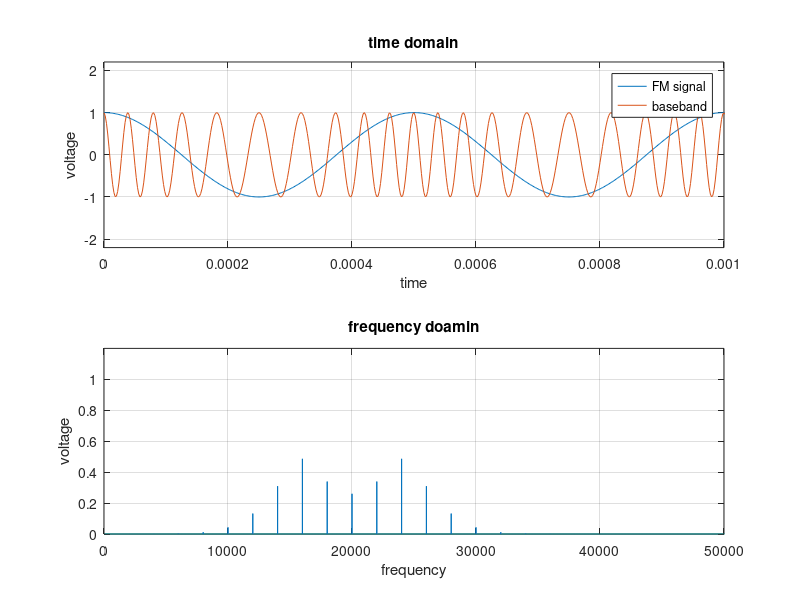

This figure's MATLAB source:
%Frequenz Modulation (FM)

fs = 500e3;
Ts = 1/fs;
t= 0:Ts:1-Ts;

%carrier
fc = 20000; %Hz
uc = cos(2 * pi * fc * t);

%baseband
fb= 2000; %Hz
ub=cos(2 * pi * fb * t);

%%%%% Modulation
%delta_f = 4800;
eta = 3; %modulationsindex eta <1 ->schmalband-FM (NBFM)
delta_f = eta * fb;
int_ub = 1/fs * cumsum(ub);
ufm = cos(2 * pi * fc * t + 2 * pi * delta_f * int_ub);

% Plot Time Domain (Zeitbereichsdarstellung)
figure(1);
subplot(2, 1, 1);  % 2 rows, 1 column, 1st row
plot(t,ub ,t,ufm), grid on;
axis([0.0 0.001 -2.2 2.2]); % Axenskalierung ändern axis([xbeginn xend ybegin yend])
title('time domain')
xlabel('time');
ylabel('voltage');
legend('FM signal','baseband');

F = fft(ufm); % fourier coefficient (=amplitude) at each frequrncy
n = length(ufm); % number of samples
f = (0 : n-1)*(fs/n); % vector of frequencies
volt = 2/n * abs(F); % absolute value of amplitude

% Plot Frequency Domain (Frequenzbereichsdarstellung)
subplot(2, 1, 2); % 2nd row
plot(f, volt); % volt(f)
grid on;
axis([0 50e3 0 1.2]);
title('frequency doamin')
xlabel('frequency');
ylabel('voltage');